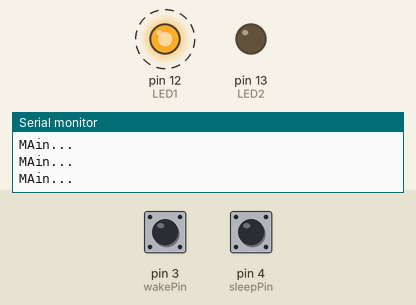
This sketch was run on a simulated Arduino Uno, built with avr-gcc and run on an emulated ATmega328P. On the bench: output pins drawn as LEDs (lit = HIGH), the last lines printed to the serial monitor. Dashed ring = blinking. The inputs (shaded band) are chosen by the test bench; at power-on: pin 4 (sleepPin) HIGH, pin 3 (wakePin) HIGH. Sleep ends after the set time or at an interrupt.

Above: at 6.8 s.
6.9 s: pin 4 (sleepPin) pulled LOW for 2.6 s
At 8.7 s:
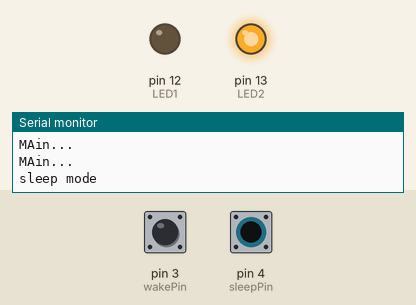
11.0 s: pin 3 (wakePin) pulled LOW for 2.6 s
At 11.07 s:
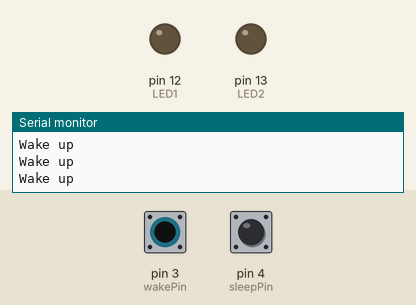
Timing chart, 0 to 21.1 s (numbered marks = the images above; inputs shaded):
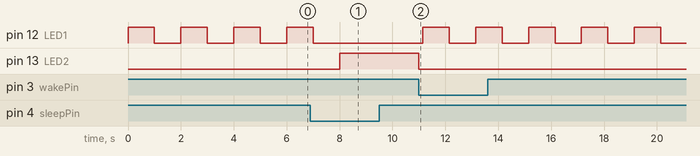

Measured:
- after the input at 6.9 s, pin 12 (LED1): goes on until 7.0 s, then stays LOW; pin 13 (LED2): LOW → HIGH after 1.1 s
- after the input at 11.0 s, pin 12 (LED1): alternates HIGH for 1.0 s and LOW for 1.0 s, starting after 0.15 s; pin 13 (LED2): HIGH → LOW at once
- by itself, pin 12 (LED1): alternates HIGH for 1.0 s and LOW for 1.0 s

The sketch:

ARD-SleepMode.ino
```cpp
/*
 * Arduino Sleep mode
 *  wake up using attachInterrupt pin 2(0) or 3(1)
 *  by Bavensky [CMMC]
 */

#include <avr/sleep.h>
#define wakePin   3     // pin used for waking up
#define sleepPin  4     // pin used for sleep mode
#define LED1      12    // pin used for wake up indicator light
#define LED2      13    // pin used for sleep mode indicator light

void wakeUpNow()  {
  Serial.println("Wake up");
  digitalWrite(LED2, 0);
  delay(1000);
}

void sleepNow() {   // here we put the arduino to sleep
  /*
     The 5 different modes are:
         SLEEP_MODE_IDLE         -the least power savings
         SLEEP_MODE_ADC
         SLEEP_MODE_PWR_SAVE
         SLEEP_MODE_STANDBY
         SLEEP_MODE_PWR_DOWN     -the most power savings
     For now, we want as much power savings as possible, so we
     choose the according
     sleep mode: SLEEP_MODE_PWR_DOWN
  */
  set_sleep_mode(SLEEP_MODE_PWR_DOWN);   // sleep mode is set here
  sleep_enable();

  attachInterrupt(1, wakeUpNow, LOW); // use interrupt 1 (pin 3), wakeUpNow when pin 3 gets LOW
  sleep_mode();

  // THE PROGRAM CONTINUES FROM HERE AFTER WAKING UP
  sleep_disable();         // disable sleep...
  detachInterrupt(1);      // disables interrupt 1 on pin 3
}

void setup()  {
  pinMode(sleepPin, INPUT_PULLUP);
  pinMode(wakePin, INPUT_PULLUP);
  pinMode(LED1, OUTPUT);
  pinMode(LED2, OUTPUT);
  Serial.begin(9600);
  attachInterrupt(1, wakeUpNow, LOW); // use interrupt 1 (pin 3)
}

void loop() {
  Serial.println("MAin...");
  digitalWrite(LED1, 1);
  delay(1000);
  digitalWrite(LED1, 0);
  delay(1000);

  if (digitalRead(sleepPin) == 0) {
    Serial.println("sleep mode");
    digitalWrite(LED2, 1);
    delay(1000);
    sleepNow();
  }
}
```
